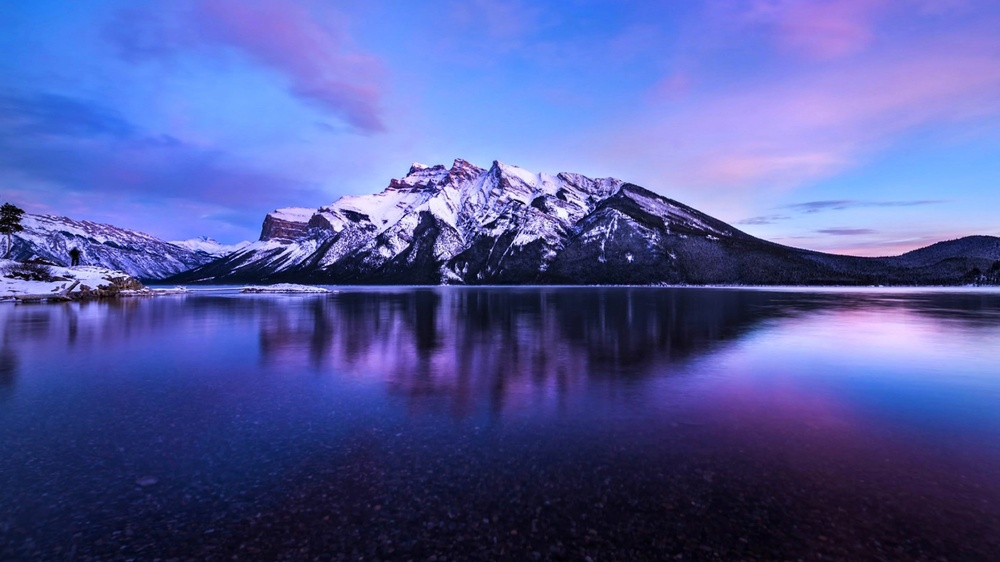
#> input picture python-practice/imageManipulation/image.jpg, 1000 x 562 px, shrunk from 3840 x 2160 before the run, found by its file name
$ python rotateImage.py 5
#> lines starting #> are read from the running program, lines starting #| are printed output that depends on the picture
from PIL import Image
import sys

args = sys.argv

if len(args) != 2:
    print("Usage: Enter the degree of rotation as a command line argument")
    sys.exit(1)

before = Image.open("image.jpg")
#> before is the input picture: PIL image 1000x562 RGB; mean R, G, B 82.7, 90.3, 158.8
rotated = before.rotate(int(args[1]))
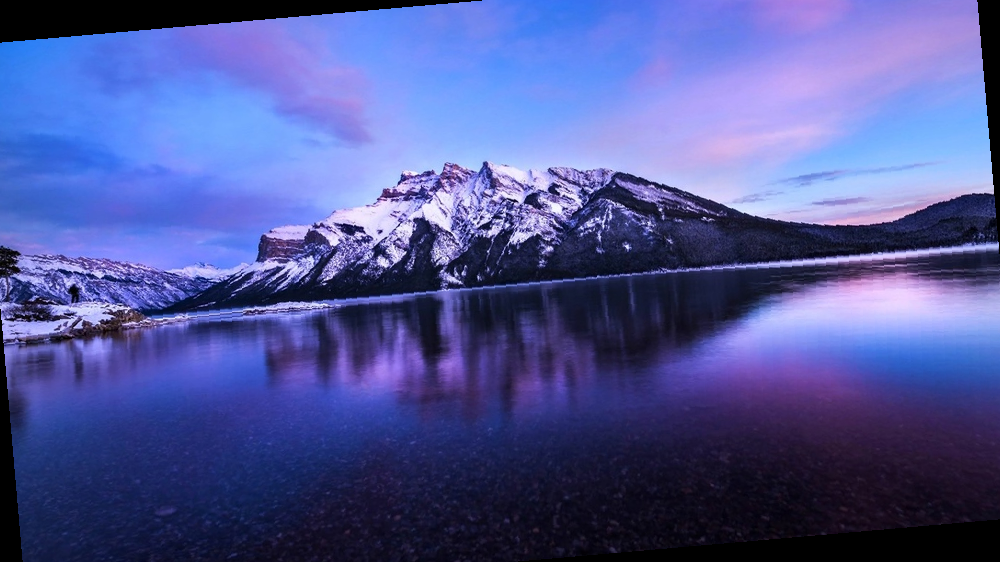
#> rotated: PIL image 1000x562 RGB; mean R, G, B 79.6, 86.9, 152.1

rotated.save("rotated.jpg")
